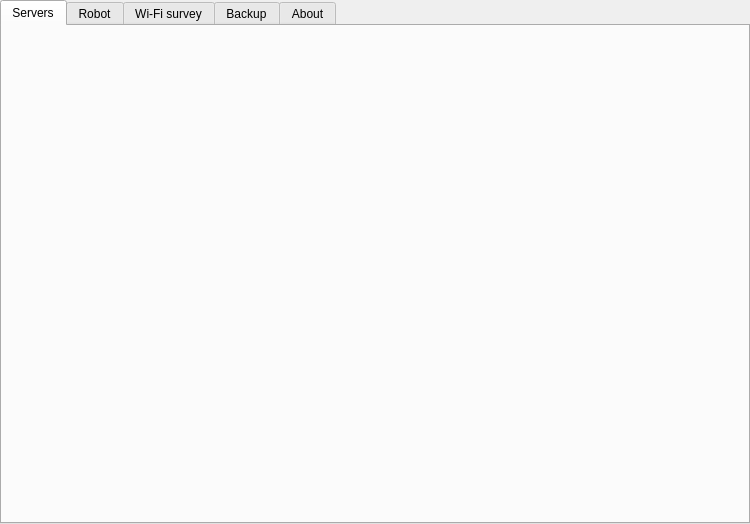
<?xml version="1.0" encoding="UTF-8"?>
<ui version="4.0">
 <class>ValetudoQgis</class>
 <widget class="QWidget" name="ValetudoOptionsPage">
  <property name="windowTitle">
   <string>Valetudo – settings</string>
  </property>
  <layout class="QVBoxLayout" name="root_layout">
   <property name="leftMargin">
    <number>0</number>
   </property>
   <property name="topMargin">
    <number>0</number>
   </property>
   <property name="rightMargin">
    <number>0</number>
   </property>
   <property name="bottomMargin">
    <number>0</number>
   </property>
   <item>
    <widget class="QTabWidget" name="tabs">
     <property name="currentIndex">
      <number>0</number>
     </property>
     <widget class="QWidget" name="tab_servers">
      <attribute name="title">
       <string>Servers</string>
      </attribute>
      <layout class="QVBoxLayout" name="servers_layout"/>
     </widget>
     <widget class="QWidget" name="tab_robot">
      <attribute name="title">
       <string>Robot</string>
      </attribute>
      <layout class="QVBoxLayout" name="robot_layout">
       <item>
        <widget class="QGroupBox" name="box_connection">
         <property name="title">
          <string>General</string>
         </property>
         <layout class="QFormLayout" name="connection_form">
          <property name="fieldGrowthPolicy">
           <enum>QFormLayout::AllNonFixedFieldsGrow</enum>
          </property>
          <item row="0" column="0">
           <widget class="QLabel" name="lbl_interval">
            <property name="text">
             <string>Live tracking refresh</string>
            </property>
           </widget>
          </item>
          <item row="0" column="1">
           <widget class="QSpinBox" name="interval">
            <property name="suffix">
             <string notr="true"> s</string>
            </property>
            <property name="minimum">
             <number>1</number>
            </property>
            <property name="maximum">
             <number>60</number>
            </property>
            <property name="singleStep">
             <number>1</number>
            </property>
           </widget>
          </item>
          <item row="1" column="0">
           <widget class="QLabel" name="lbl_robot_project">
            <property name="text">
             <string>Robot project</string>
            </property>
           </widget>
          </item>
          <item row="1" column="1">
           <widget class="QgsFileWidget" name="robot_project"/>
          </item>
          <item row="2" column="0" colspan="2">
           <widget class="QCheckBox" name="live_at_start">
            <property name="text">
             <string>When QGIS starts without a project, open the robot project and show the robot on the map</string>
            </property>
           </widget>
          </item>
          <item row="3" column="0" colspan="2">
           <widget class="QCheckBox" name="chk_advanced">
            <property name="text">
             <string>Show the advanced tools: Terminal (consoles and logs in QGIS), Wi-Fi recorder on the robot, boot watch, editing of no-go zones</string>
            </property>
           </widget>
          </item>
          <item row="4" column="0">
           <widget class="QLabel" name="lbl_room_groups">
            <property name="text">
             <string>Room groups</string>
            </property>
           </widget>
          </item>
          <item row="4" column="1">
           <widget class="QPushButton" name="btn_room_groups">
            <property name="text">
             <string>Edit room groups…</string>
            </property>
           </widget>
          </item>
         </layout>
        </widget>
       </item>
       <item>
        <widget class="QGroupBox" name="box_camera">
         <property name="title">
          <string>Camera</string>
         </property>
         <layout class="QFormLayout" name="camera_form">
          <property name="fieldGrowthPolicy">
           <enum>QFormLayout::AllNonFixedFieldsGrow</enum>
          </property>
          <item row="0" column="0">
           <widget class="QLabel" name="lbl_camera_url">
            <property name="text">
             <string>Camera stream URL</string>
            </property>
           </widget>
          </item>
          <item row="0" column="1">
           <widget class="QLineEdit" name="camera_url"/>
          </item>
          <item row="1" column="0">
           <widget class="QLabel" name="lbl_ffmpeg">
            <property name="text">
             <string>ffmpeg path</string>
            </property>
           </widget>
          </item>
          <item row="1" column="1">
           <widget class="QLineEdit" name="ffmpeg">
            <property name="placeholderText">
             <string>ffmpeg (found in PATH)</string>
            </property>
           </widget>
          </item>
          <item row="2" column="0">
           <widget class="QLabel" name="lbl_camera_width">
            <property name="text">
             <string>Video width</string>
            </property>
           </widget>
          </item>
          <item row="2" column="1">
           <widget class="QSpinBox" name="camera_width">
            <property name="suffix">
             <string notr="true"> px</string>
            </property>
            <property name="minimum">
             <number>160</number>
            </property>
            <property name="maximum">
             <number>1920</number>
            </property>
            <property name="singleStep">
             <number>160</number>
            </property>
           </widget>
          </item>
          <item row="3" column="0" colspan="2">
           <widget class="QCheckBox" name="record_jobs">
            <property name="text">
             <string>Record the camera whenever the robot runs, until it is back on its dock (videos folder next to the project)</string>
            </property>
           </widget>
          </item>
          <item row="4" column="0" colspan="2">
           <widget class="QCheckBox" name="camera_views">
            <property name="text">
             <string>Place what the camera sees on the map, every metre, while it plays and the robot is out (views folder next to the project)</string>
            </property>
           </widget>
          </item>
         </layout>
        </widget>
       </item>
       <item>
        <widget class="QGroupBox" name="box_notifications">
         <property name="title">
          <string>Notifications</string>
         </property>
         <layout class="QFormLayout" name="notifications_form">
          <property name="fieldGrowthPolicy">
           <enum>QFormLayout::AllNonFixedFieldsGrow</enum>
          </property>
          <item row="0" column="0" colspan="2">
           <widget class="QCheckBox" name="notify_dock">
            <property name="text">
             <string>Warn when a dock tank is empty, full or missing</string>
            </property>
           </widget>
          </item>
         </layout>
        </widget>
       </item>
       <item>
        <widget class="QGroupBox" name="box_history">
         <property name="title">
          <string>History</string>
         </property>
         <layout class="QFormLayout" name="history_form">
          <property name="fieldGrowthPolicy">
           <enum>QFormLayout::AllNonFixedFieldsGrow</enum>
          </property>
          <item row="0" column="0" colspan="2">
           <widget class="QCheckBox" name="record_history">
            <property name="text">
             <string>Record the robot's outings</string>
            </property>
            <property name="toolTip">
             <string>Every outing of the robot (cleaning, Go to, return to the dock…) is written, one GeoPackage per day, in the history folder next to the project file. Nothing is written until the project has been saved.</string>
            </property>
           </widget>
          </item>
         </layout>
        </widget>
       </item>
       <item>
        <spacer name="robot_spacer">
         <property name="orientation">
          <enum>Qt::Vertical</enum>
         </property>
         <property name="sizeHint">
          <size>
           <width>20</width>
           <height>0</height>
          </size>
         </property>
        </spacer>
       </item>
      </layout>
     </widget>
     <widget class="QWidget" name="tab_wifi">
      <attribute name="title">
       <string>Wi-Fi survey</string>
      </attribute>
      <layout class="QFormLayout" name="wifi_form">
       <property name="fieldGrowthPolicy">
        <enum>QFormLayout::AllNonFixedFieldsGrow</enum>
       </property>
       <item row="0" column="0">
        <widget class="QLabel" name="lbl_wifi_interval_s">
         <property name="text">
          <string>Time between readings</string>
         </property>
        </widget>
       </item>
       <item row="0" column="1">
        <widget class="QDoubleSpinBox" name="wifi_interval_s">
         <property name="suffix">
          <string notr="true"> s</string>
         </property>
         <property name="decimals">
          <number>1</number>
         </property>
         <property name="minimum">
          <double>0.5</double>
         </property>
         <property name="maximum">
          <double>60</double>
         </property>
         <property name="singleStep">
          <double>0.5</double>
         </property>
        </widget>
       </item>
       <item row="1" column="0">
        <widget class="QLabel" name="lbl_wifi_min_step_cm">
         <property name="text">
          <string>Minimum distance between points</string>
         </property>
        </widget>
       </item>
       <item row="1" column="1">
        <widget class="QSpinBox" name="wifi_min_step_cm">
         <property name="suffix">
          <string notr="true"> cm</string>
         </property>
         <property name="minimum">
          <number>0</number>
         </property>
         <property name="maximum">
          <number>500</number>
         </property>
         <property name="singleStep">
          <number>5</number>
         </property>
        </widget>
       </item>
       <item row="2" column="0">
        <widget class="QLabel" name="lbl_wifi_max_pos_age_s">
         <property name="text">
          <string>Maximum age of the robot position</string>
         </property>
        </widget>
       </item>
       <item row="2" column="1">
        <widget class="QDoubleSpinBox" name="wifi_max_pos_age_s">
         <property name="suffix">
          <string notr="true"> s</string>
         </property>
         <property name="decimals">
          <number>1</number>
         </property>
         <property name="minimum">
          <double>0.5</double>
         </property>
         <property name="maximum">
          <double>60</double>
         </property>
         <property name="singleStep">
          <double>0.5</double>
         </property>
        </widget>
       </item>
       <item row="3" column="0">
        <widget class="QLabel" name="lbl_wifi_pixel_cm">
         <property name="text">
          <string>Map cell size</string>
         </property>
        </widget>
       </item>
       <item row="3" column="1">
        <widget class="QSpinBox" name="wifi_pixel_cm">
         <property name="suffix">
          <string notr="true"> cm</string>
         </property>
         <property name="minimum">
          <number>1</number>
         </property>
         <property name="maximum">
          <number>100</number>
         </property>
         <property name="singleStep">
          <number>1</number>
         </property>
        </widget>
       </item>
       <item row="4" column="0">
        <widget class="QLabel" name="lbl_wifi_idw_power">
         <property name="text">
          <string>IDW distance coefficient</string>
         </property>
        </widget>
       </item>
       <item row="4" column="1">
        <widget class="QDoubleSpinBox" name="wifi_idw_power">
         <property name="decimals">
          <number>1</number>
         </property>
         <property name="minimum">
          <double>0.5</double>
         </property>
         <property name="maximum">
          <double>10</double>
         </property>
         <property name="singleStep">
          <double>0.5</double>
         </property>
        </widget>
       </item>
       <item row="5" column="0">
        <widget class="QLabel" name="lbl_wifi_bad_dbm">
         <property name="text">
          <string>Bad signal (red)</string>
         </property>
        </widget>
       </item>
       <item row="5" column="1">
        <widget class="QSpinBox" name="wifi_bad_dbm">
         <property name="suffix">
          <string notr="true"> dBm</string>
         </property>
         <property name="minimum">
          <number>-100</number>
         </property>
         <property name="maximum">
          <number>0</number>
         </property>
         <property name="singleStep">
          <number>1</number>
         </property>
        </widget>
       </item>
       <item row="6" column="0">
        <widget class="QLabel" name="lbl_wifi_fair_dbm">
         <property name="text">
          <string>Fair signal (yellow)</string>
         </property>
        </widget>
       </item>
       <item row="6" column="1">
        <widget class="QSpinBox" name="wifi_fair_dbm">
         <property name="suffix">
          <string notr="true"> dBm</string>
         </property>
         <property name="minimum">
          <number>-100</number>
         </property>
         <property name="maximum">
          <number>0</number>
         </property>
         <property name="singleStep">
          <number>1</number>
         </property>
        </widget>
       </item>
       <item row="7" column="0">
        <widget class="QLabel" name="lbl_wifi_good_dbm">
         <property name="text">
          <string>Good signal (green)</string>
         </property>
        </widget>
       </item>
       <item row="7" column="1">
        <widget class="QSpinBox" name="wifi_good_dbm">
         <property name="suffix">
          <string notr="true"> dBm</string>
         </property>
         <property name="minimum">
          <number>-100</number>
         </property>
         <property name="maximum">
          <number>0</number>
         </property>
         <property name="singleStep">
          <number>1</number>
         </property>
        </widget>
       </item>
       <item row="8" column="0">
        <widget class="QLabel" name="lbl_wifi_opacity">
         <property name="text">
          <string>Map opacity</string>
         </property>
        </widget>
       </item>
       <item row="8" column="1">
        <widget class="QSpinBox" name="wifi_opacity">
         <property name="suffix">
          <string notr="true"> %</string>
         </property>
         <property name="minimum">
          <number>0</number>
         </property>
         <property name="maximum">
          <number>100</number>
         </property>
         <property name="singleStep">
          <number>10</number>
         </property>
        </widget>
       </item>
       <item row="9" column="0" colspan="2">
        <widget class="QCheckBox" name="wifi_clip_rooms">
         <property name="text">
          <string>Clip the Wi-Fi map to the rooms</string>
         </property>
        </widget>
       </item>
      </layout>
     </widget>
     <widget class="QWidget" name="tab_backup">
      <attribute name="title">
       <string>Backup</string>
      </attribute>
      <layout class="QVBoxLayout" name="backup_layout">
       <item>
        <layout class="QHBoxLayout" name="backup_folder_layout" stretch="0,1,0,0">
         <item>
          <widget class="QLabel" name="lbl_backup_folder">
           <property name="text">
            <string>Folder</string>
           </property>
          </widget>
         </item>
         <item>
          <widget class="QLineEdit" name="backup_folder">
           <property name="readOnly">
            <bool>true</bool>
           </property>
          </widget>
         </item>
         <item>
          <widget class="QToolButton" name="btn_backup_browse">
           <property name="text">
            <string>…</string>
           </property>
           <property name="toolTip">
            <string>Choose the folder</string>
           </property>
          </widget>
         </item>
         <item>
          <widget class="QToolButton" name="btn_backup_open">
           <property name="text">
            <string>Open</string>
           </property>
           <property name="toolTip">
            <string>Open the folder in the file manager</string>
           </property>
          </widget>
         </item>
        </layout>
       </item>
       <item>
        <widget class="QListWidget" name="list_backups">
         <property name="toolTip">
          <string>Saved configurations, newest first: double-click to load</string>
         </property>
        </widget>
       </item>
       <item>
        <widget class="QCheckBox" name="chk_backup_secrets">
         <property name="text">
          <string>Include tokens and passwords (written in clear in the file)</string>
         </property>
        </widget>
       </item>
       <item>
        <layout class="QHBoxLayout" name="backup_buttons">
         <item>
          <widget class="QPushButton" name="btn_backup_save">
           <property name="text">
            <string>Save now</string>
           </property>
          </widget>
         </item>
         <item>
          <widget class="QPushButton" name="btn_backup_load">
           <property name="text">
            <string>Load selected…</string>
           </property>
          </widget>
         </item>
         <item>
          <widget class="QPushButton" name="btn_backup_load_file">
           <property name="text">
            <string>Load a file…</string>
           </property>
          </widget>
         </item>
         <item>
          <widget class="QPushButton" name="btn_backup_reset">
           <property name="text">
            <string>Reset config</string>
           </property>
           <property name="toolTip">
            <string>Back to the default settings, after saving a backup</string>
           </property>
          </widget>
         </item>
         <item>
          <spacer name="backup_spacer">
           <property name="orientation">
            <enum>Qt::Horizontal</enum>
           </property>
           <property name="sizeHint">
            <size>
             <width>0</width>
             <height>20</height>
            </size>
           </property>
          </spacer>
         </item>
        </layout>
       </item>
       <item>
        <widget class="QLabel" name="lbl_backup_status">
         <property name="wordWrap">
          <bool>true</bool>
         </property>
        </widget>
       </item>
       <item>
        <widget class="QLabel" name="lbl_backup_hint">
         <property name="wordWrap">
          <bool>true</bool>
         </property>
         <property name="text">
          <string>Each save writes a new file named with its date and time (valetudo_qgis_config_YYYYMMDD_HHMMSS.json): all the settings of these tabs, the room groups and the panel's choices. Saving first applies the values on screen, as OK does. Loading a file replaces the current configuration at once, without waiting for OK.</string>
         </property>
        </widget>
       </item>
      </layout>
     </widget>
     <widget class="QWidget" name="tab_about">
      <attribute name="title">
       <string>About</string>
      </attribute>
      <layout class="QVBoxLayout" name="about_layout"/>
     </widget>
    </widget>
   </item>
   <item>
    <spacer name="bottom_spacer">
     <property name="orientation">
      <enum>Qt::Vertical</enum>
     </property>
     <property name="sizeHint">
      <size>
       <width>20</width>
       <height>0</height>
      </size>
     </property>
    </spacer>
   </item>
  </layout>
 </widget>
 <customwidgets>
  <customwidget>
   <class>QgsAuthConfigSelect</class>
   <extends>QWidget</extends>
   <header>qgis.gui</header>
  </customwidget>
  <customwidget>
   <class>QgsFileWidget</class>
   <extends>QWidget</extends>
   <header>qgis.gui</header>
  </customwidget>
 </customwidgets>
 <resources/>
 <connections/>
</ui>
